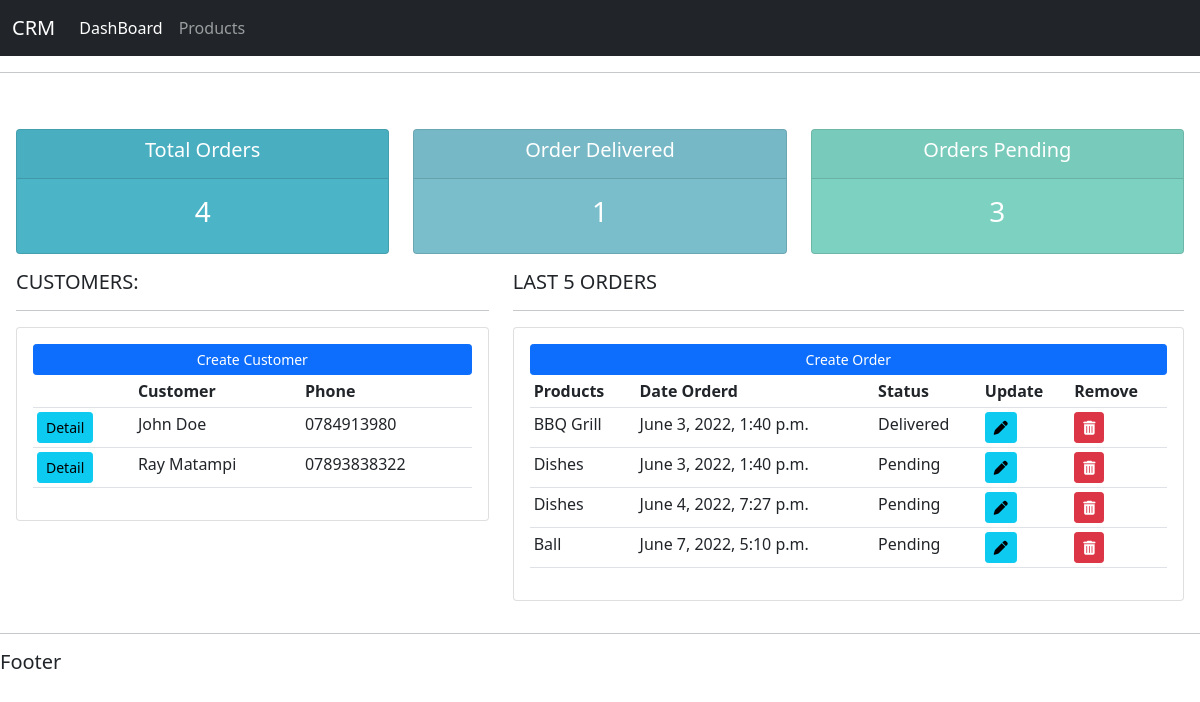
The app's page /, older data.
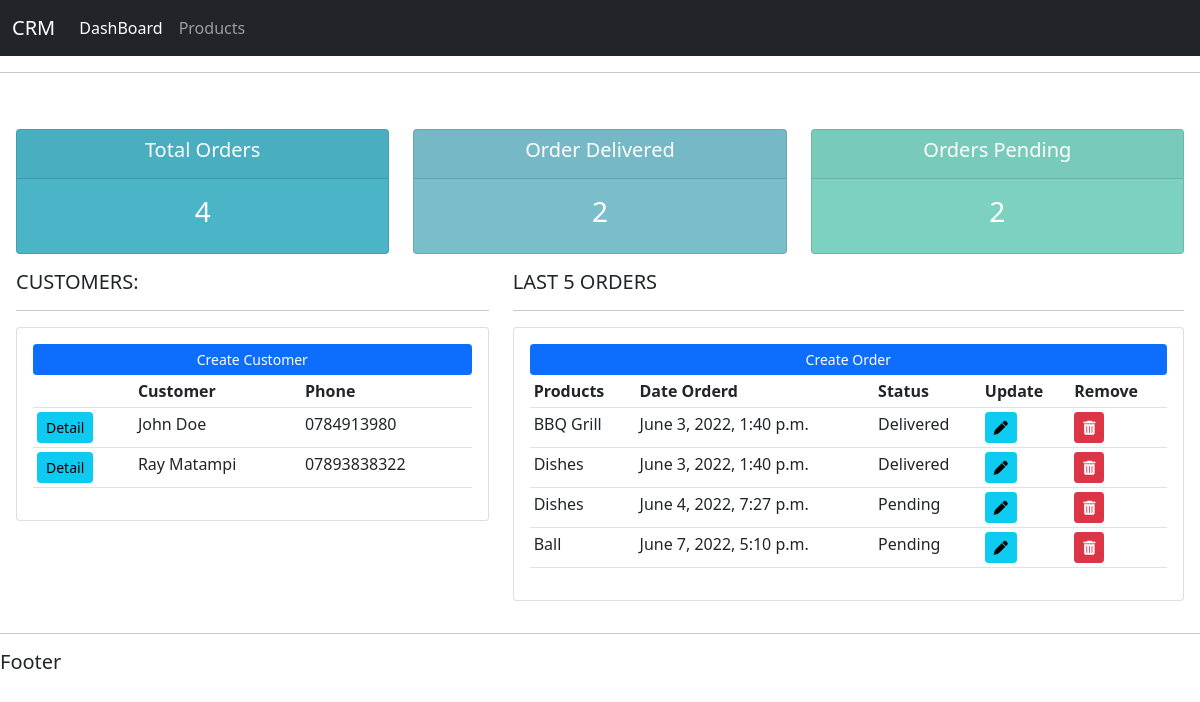
The same page, newer data.
### account/models.py (models this page shows, shortened)
class Order(models.Model):
    STATUS=(
        ('Pending','Pending'),
        ('Out for delivery','Out for delivery'),
        ('Delivered','Delivered'),
    )
    customer=models.ForeignKey(Customer,null=True,on_delete=models.SET_NULL)
    product=models.ForeignKey(Product,null=True,on_delete=models.SET_NULL)
    date_created=models.DateTimeField(auto_now_add=True,null=True)
    status=models.CharField( max_length=50,choices=STATUS)

class Product(models.Model):
    CATEGORY=(
        ('Indoor','Indoor'),
        ('Out Door','Out Door'),
    )
    name=models.CharField( max_length=50,null=True)
    price=models.DecimalField( max_digits=5, decimal_places=2,null=True)
    tags=models.ForeignKey(Tag,null=True,on_delete=models.SET_NULL)
    category=models.CharField( max_length=50,null=True,choices=CATEGORY)
    description=models.CharField( max_length=250,null=True,blank=True)
    date_created=models.DateTimeField(auto_now_add=True,null=True)
    def __str__(self):
        return self.name

### account/views.py (the view)
# urls.py: 2. Add a URL to urlpatterns:  path('', views.home, name='home')
def home(request):
    template_name='account/dashboard.html'
    customers=Customer.objects.all()
    orders=Order.objects.all()
    delivered=Order.objects.filter(status='Delivered').count()
    pending=Order.objects.filter(status='Pending').count()
    customer_count=customers.count()
    order_count=orders.count()
    context={
        'customers':customers,
        'customer_count':customer_count,
        'orders':orders,
        'order_count':order_count,
        'pending':pending,
        'delivered':delivered,
    }
    return render(request, template_name,context=context)

### account/templates/account/dashboard.html
{% extends 'account/main.html' %}
{% block content %}
    {% include 'account/status.html' %}
    <div class="row">
        <div class="col-md-5">
            <h5>CUSTOMERS:</h5>
            <hr/>
            <div class="card card-body">
                <a class="btn btn-primary btn-sm btn-block" href="#">
                    Create Customer
                </a>
                <table class="table table-sm">
                    <tr>
                        <th></th>
                        <th>Customer</th>
                        <th>Phone</th>
                    </tr>
                    {% for customer in customers %}
                        <tr>
                            <td><a class="btn btn-sm btn-info" href="{% url 'customer' customer.id %}">Detail</a></td>
                            <td>{{customer.name}}</td>
                            <td>{{customer.phone }}</td>
                        </tr>
                    {% endfor %}
                </table>
            </div>
        </div>
        <div class="col-md-7">
            <h5>LAST 5 ORDERS</h5>
            <hr/>
            <div class="card card-body">
                <a class="btn btn-primary btn-sm btn-block" href="{% url 'create-order' %}">
                    Create Order
                </a>
                <table class="table table-sm">
                    <tr>
                        <th>Products</th>
                        <th>Date Orderd</th>
                        <th>Status</th>
                        <th>Update</th>
                        <th>Remove</th>
                    </tr>
                    {% for order in orders %}
                        <tr>
                            <td>{{order.product}}</td>
                            <td>{{order.date_created}}</td>
                            <td>{{order.status}}</td>
                            <td><a class="btn btn-sm btn-info" href="{% url 'update-order' order.id %}"><i class="fa-solid fa-pen"></i></a></td>
                            <td><a class="btn btn-sm btn-danger" href="{% url 'delete-order' order.id %}"><i class="fa-solid fa-trash-can"></i></a></td>
                        </tr>
                    {% endfor %}
                </table>
            </div>
        </div>
    </div>
{% endblock  %}

Row changes from the older to the newer data that the page shows:
changed Order (number 2 of 4 on the later page): status "Pending" → "Delivered"
Text that changed along with them:
{{ delivered }}: "1" → "2"
{{ pending }}: "3" → "2"
